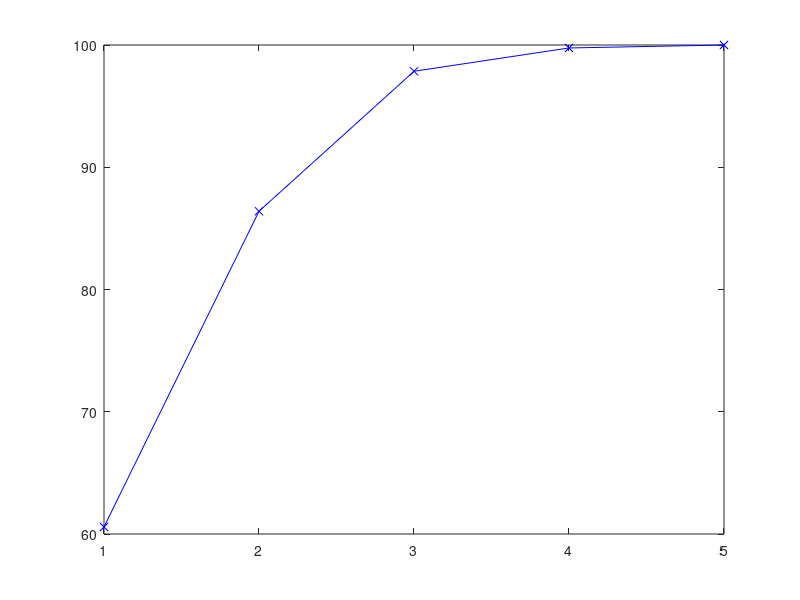

This chart was generated by the following MATLAB code:
%---------------------------------
%---------------------------------
clc;clear all;
x=[5.935	14.2	2.265	2.27	2.91
1.523	13.1	0.597	0.75	2.62
2.599	12.7	1.237	1.11	1.72
4.009	15.2	1.649	0.81	3.02
4.687	14.7	2.312	2.50	2.22
8.044	15.6	3.641	4.51	2.36
2.766	13.3	1.244	1.03	1.97
6.538	17.0	2.618	2.39	1.85
6.451	12.9	3.147	5.52	2.01
3.314	12.2	1.606	2.18	1.82
3.777	13.0	2.119	2.83	1.80
1.530	13.8	0.798	0.84	4.25
2.768	13.6	1.336	1.75	2.64
6.585	14.9	2.763	1.91	3.17
]';
[p n]=size(x);
%-----------Manupulation-------------------------
s=cov(x');      R=(diag(diag(s))^-0.5)*s*(diag(diag(s))^-0.5);
[P L]=eig(R);   l=diag(L);
P=P(:,[1 2 5 4 3]);
l=l([1 2 5 4 3]);
TSV=sum(l);     pv=l/TSV;       cpv=cumsum(pv*100);
%-----------Output-----------------------------------
fprintf('\n\t Coefficients of %d  Principle Components (in column) are :\n',p);
disp(P);
fprintf('\n\t Variance of PC                :\n'); disp(l');
fprintf('\n\t proportion of Variance of PC  :\n'); disp(pv');
fprintf('\n\t Cumulative percent of Var. of PC:\n'); disp(cpv');
set(gcf,'color',[1 1 1]);   
plot(cpv,'-bx')